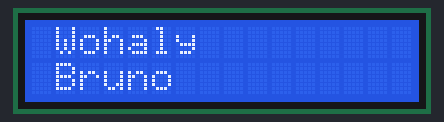
The sketch below on a simulated Arduino Uno, built with avr-gcc and run on an emulated ATmega328P. Parts: 16×2 character LCD.

Above: at 0.1 s.
At 0.6 s:
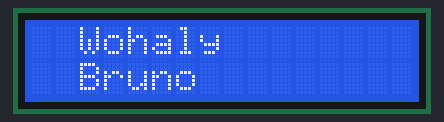
At 1.1 s:
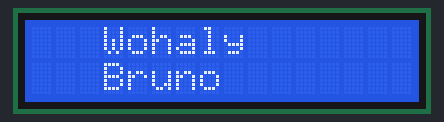
At 2.1 s:
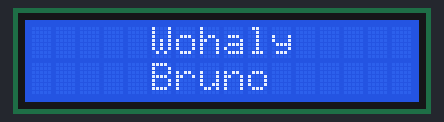
At 3.1 s:
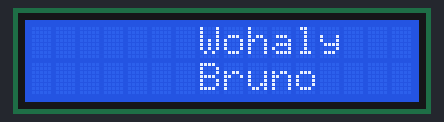
At 4.6 s:
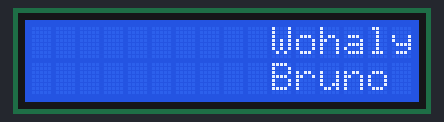

The sketch:

P4A1-NombresLCD.ino
```cpp
#include <LiquidCrystal.h>

LiquidCrystal lcd(12, 11, 5, 4, 3, 2);

int right = 0;

void setup() {
    lcd.begin(16, 2);
}

void loop() {
    if(right < 10){
      lcd.scrollDisplayRight();
      right++;
    }
    lcd.setCursor(0, 0);
    lcd.print("Wohaly");
    lcd.setCursor(0, 1);
    lcd.print("Bruno");
    delay(500);
}
```

Measured:
- what the display in image 1 shows lasts 0.5 s, from 0.6 s to 1.1 s
